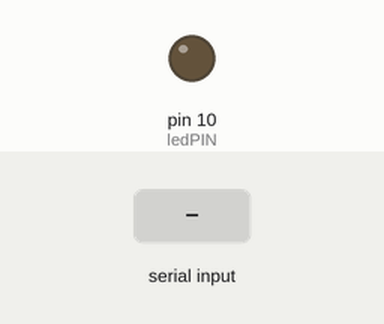
Simulated run of this sketch. Board: Arduino Uno, built with avr-gcc and run on an emulated ATmega328P. Parts: output pins drawn as LEDs (lit = HIGH). The test bench sets the inputs (shaded band).

Above: at 1.2 s.
1.3 s: "1" received over Serial
At 2.1 s:
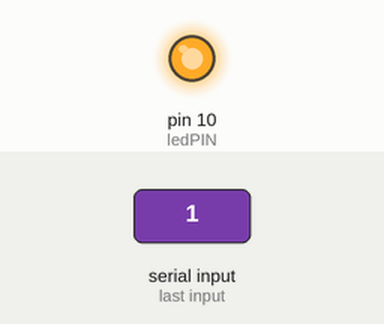
Timing chart, 0 to 4.3 s (numbered marks = the images above; inputs shaded):
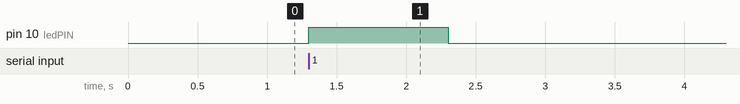

Measured:
- after the input at 1.3 s, pin 10 (ledPIN): LOW → HIGH at once, → LOW 1.0 s later

The sketch:

led.ino
```cpp
const int ledPIN = 10;
const int analogInput = A0;
int inputValue=0;

int option;

void setup(){
  Serial.begin(9600);
  pinMode(ledPIN , OUTPUT);
}

void loop(){
  //si existe información pendiente
  if (Serial.available()>0){
    //leeemos la opcion
    char option = Serial.read();
    //si la opcion esta entre '1' y '9'
    if (option >= '1' && option <= '9')
    {
      //restamos el valor '0' para obtener el numero enviado
      option -= '0';
      for(int i=0;i<option;i++){
         digitalWrite(ledPIN , HIGH);
         delay(1000);
         digitalWrite(ledPIN , LOW);
         delay(2000);
      }
    }
  }

 /* inputValue = analogRead(analogInput);
  Serial.print("Voltaje de entrada = " );
  Serial.println(inputValue);
  delay(2);*/
}
```
